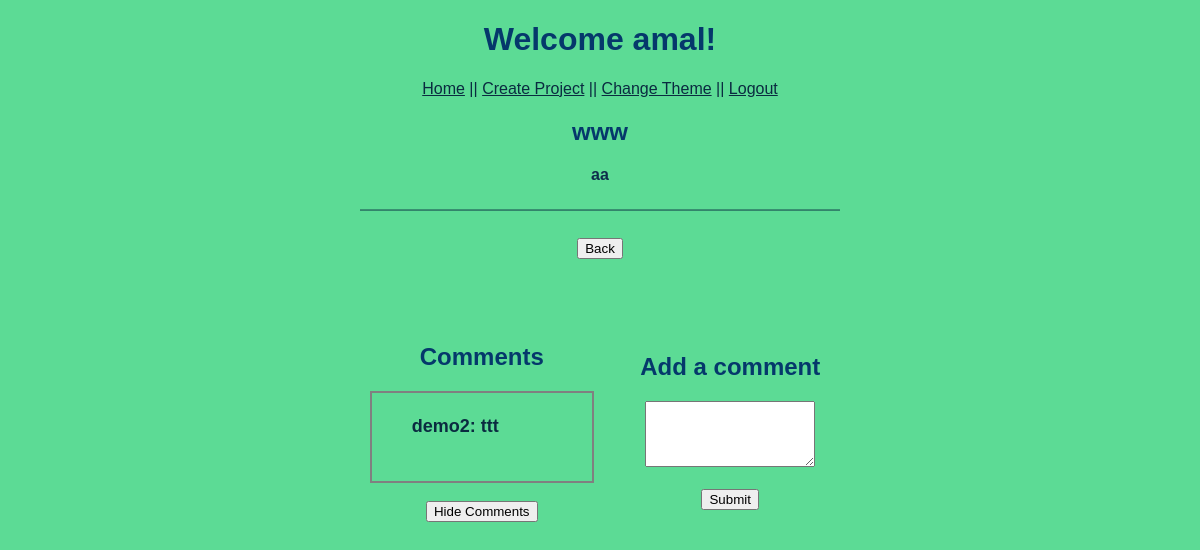
Page /view_project/23/view_task/23 (signed in) on the committed database.
### models.py (models this page shows, shortened)
class Task(db.Model):
    id = db.Column('id', db.Integer, primary_key = True)
    project_id = db.Column(db.Integer, db.ForeignKey('project.id'), nullable=False)
    title = db.Column('title', db.String(200))
    description = db.Column('description', db.String(1000))

class Comment(db.Model):
    id = db.Column('id', db.Integer, primary_key = True)
    task_id = db.Column(db.Integer, db.ForeignKey('task.id'), nullable=False)
    name = db.Column('name', db.String(100))
    comment = db.Column('comment', db.String(300))

### app.py (the view)
@app.route('/view_project/<project_id>/view_task/<t_id>', methods=['GET','POST'])
def view_task(project_id, t_id):
    if session.get('user'):
        my_project = find_project_by_id(project_id)
        my_task = find_task_by_id(project_id, t_id)
        comments = find_comments_by_task(t_id)
        return render_template('view_task.html', project=my_project, user=session['user'], task=my_task, task_comments=comments, theme=session['user_theme'])
    return redirect(url_for('login'))

### models.py (called while the page is built)
def find_project_by_id(p_id):
    return db.session.query(Project).filter_by(id = p_id).one()

def find_task_by_id(p_id, t_id):
    return db.session.query(Task).filter_by(project_id = p_id, id = t_id).one()

def find_comments_by_task(t_id):
    return db.session.query(Comment).filter_by(task_id = t_id).all()

### templates/view_task.html (shortened to what this page needs)
<!DOCTYPE html>
<html lang="en">
<head>
    {% if theme == 1 %}
    <link rel="stylesheet" href="{{ url_for('static', filename='main.css')}}">
    {% elif theme == 3 %}
    <link rel="stylesheet" href="{{ url_for('static', filename='third.css')}}">
    {% else %}
    <link rel="stylesheet" href="{{ url_for('static', filename='second.css')}}">
    {% endif %}
</head>
<body>
    <h1>Welcome {{user}}!</h1>
    <nav>
        <a href="{{ url_for('index') }}">Home</a> <span class="nav-spacing">||</span>
        <a href="{{ url_for('new_project') }}">Create Project</a> <span class="nav-spacing">||</span>
        <a href="{{ url_for('change_style', theme_id=theme) }}" method="get">Change Theme</a> <span
            class="nav-spacing">||</span>
        <a href="{{ url_for('logout') }}">Logout</a>
    </nav>
    <div class="projectView">
        <h2>{{task.title}}</h2>
        <h3>{{task.description}}</h3>
        <a>⎯⎯⎯⎯⎯⎯⎯⎯⎯⎯⎯⎯⎯⎯⎯⎯⎯⎯⎯⎯⎯⎯⎯⎯⎯⎯⎯⎯⎯⎯⎯⎯⎯⎯⎯⎯⎯⎯⎯⎯⎯⎯⎯⎯⎯⎯⎯⎯⎯⎯⎯⎯⎯⎯⎯⎯⎯⎯⎯⎯</a><br><br>
        <form action="{{ url_for('get_project', project_id=project.id)}}" method="get">
            <div>
                <input type="submit" value="Back">
            </div>
        </form>
    </div>
    <div class='parent'>
        <div class='child'>
            <h2>
                <nav>Comments</nav>
            </h2>
            <div class="commentsBox">
                {% for comment in task_comments %}
                <h4>
                    <ul>{{ comment.name }}: {{ comment.comment }}</ul>
                </h4>
                {% endfor %}
            </div>
            <form action="{{ url_for('view_taskhidec', project_id=project.id, t_id=task.id)}}" method="get">
                <br>
                <nav><input type="submit" value="Hide Comments"></nav>
            </form>
        </div>
        <div class='child2'>
            <form action="{{ url_for('task_comment', project_id=project.id, t_id=task.id) }}" method="post">
                <div>
                    <h2 class="title">Add a comment</h2>
                    <textarea name="comment" rows="4" cols="0"></textarea><br><br>
                    <input type="submit" value="Submit">
                </div>
            </form>
        </div>
    </div>
</body>
</html>

### static/main.css (style rules this page uses)
* { font-family: 'Gill Sans', 'Gill Sans MT', Calibri, 'Trebuchet MS', sans-serif; }
h1 { color:#05386B; text-align: center; }
h2 { color: #05386B; }
h3 { color:#0e2c4b; font-size: 16px; }
h4 { color:#0a2b40; font-size: 18px; }
body { background:#5CDB95; }
a, .nav-spacing { color: inherit; color: #0a2b40; }
nav { text-align: center; }
.projectView { text-align: center; }
.commentsBox { border: 2px solid gray; padding-bottom: 20px; width: 200px; padding-right: 20px; margin: 0px auto; }
form div { margin: 2px auto; width: 200px; }
.parent { margin: 1rem; padding: 2rem 2rem; text-align: center; }
.child { display: inline-block; padding: 1rem 1rem; vertical-align: middle; text-align: left; }
.child2 { display: inline-block; padding: 1rem 1rem; vertical-align: middle; }

### rows in the picture
Task: title "www", description "aa"
Comment: name "demo2", comment "ttt"

### other values in the picture
{{ user }} "amal"
